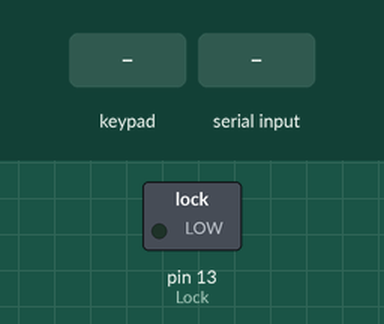
Recording of a sketch running on a simulated Arduino Uno, built with avr-gcc and run on an emulated ATmega328P. Parts: switched loads named in the sketch (green lamp = pin HIGH). Inputs (shaded band) come from the test bench.

Above: at 1.2 s.
1.3 s: keypad keys 1 2 3 pressed 0.4 s apart
At 2.8 s:
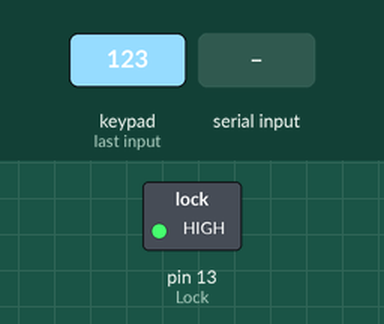
4.0 s: key '*' pressed
At 4.5 s:
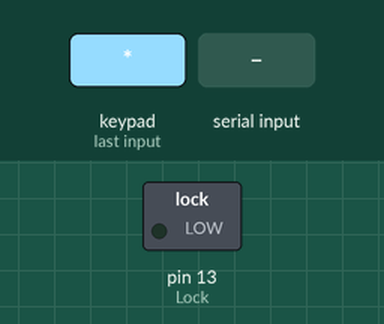
5.5 s: "b" received over Serial
At 5.9 s:
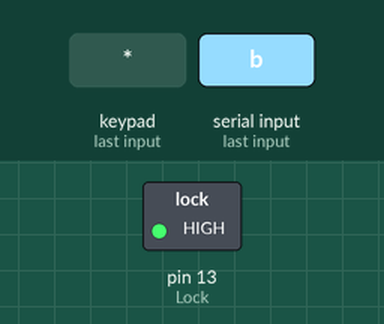
Timing chart, 0 to 8.5 s (numbered marks = the images above; inputs shaded):
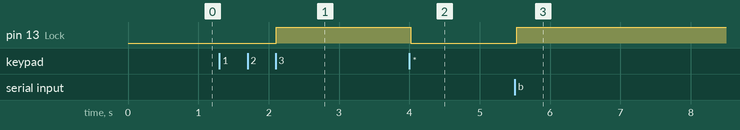

The sketch:

4.ino
```cpp
#include <Keypad.h>
char* password = "123";  // change the password here, just pick any 3 numbers
int position = 0;
const byte ROWS = 4;
const byte COLS = 4;
char keys[ROWS][COLS] = {
{'1','2','3','A'},
{'4','5','6','B'},
{'7','8','9','C'},
{'*','0','#','D'}
};

byte rowPins[ROWS] = { 9, 8, 7, 6 };
byte colPins[COLS] = { 5, 4, 3, 2 };
Keypad keypad = Keypad( makeKeymap(keys), rowPins, colPins, ROWS, COLS );
int Lock = 13;

void setup()
{
  Serial.begin(9600);
  pinMode(13,OUTPUT);

pinMode(Lock, OUTPUT);
LockedPosition(true);
}

void loop()
{
char key = keypad.getKey();

char data = Serial.available()?Serial.read():0;

if (key == '*' || key == '#' || data=='a')
{
position = 0;
LockedPosition(true);
}
if (key == password[position])
{
position ++;
}
if (position == 3 || data=='b')
{
LockedPosition(false);
}
delay(100);
}
void LockedPosition(int locked)
{
if (locked)
{
digitalWrite(Lock, LOW);
}
else
{
digitalWrite(Lock, HIGH);
}
}
```

Measured:
- after the input at 1.3 s, pin 13 (Lock): LOW → HIGH after 0.81 s
- after the input at 4.0 s, pin 13 (Lock): HIGH → LOW at once
- after the input at 5.5 s, pin 13 (Lock): LOW → HIGH at once
